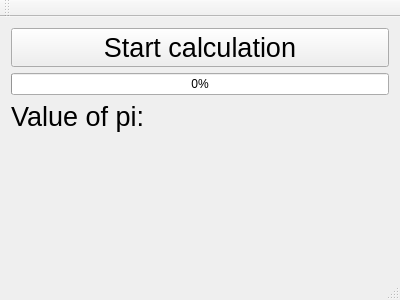
<?xml version="1.0" encoding="UTF-8"?>
<ui version="4.0">
 <class>MainWindow</class>
 <widget class="QMainWindow" name="MainWindow">
  <property name="geometry">
   <rect>
    <x>0</x>
    <y>0</y>
    <width>400</width>
    <height>300</height>
   </rect>
  </property>
  <property name="windowTitle">
   <string>MainWindow</string>
  </property>
  <widget class="QWidget" name="centralWidget">
   <layout class="QVBoxLayout" name="verticalLayout">
    <item>
     <widget class="QPushButton" name="pushButton">
      <property name="font">
       <font>
        <pointsize>20</pointsize>
       </font>
      </property>
      <property name="text">
       <string>Start calculation</string>
      </property>
     </widget>
    </item>
    <item>
     <widget class="QProgressBar" name="progressBar">
      <property name="value">
       <number>0</number>
      </property>
     </widget>
    </item>
    <item>
     <widget class="QLabel" name="label">
      <property name="font">
       <font>
        <pointsize>20</pointsize>
       </font>
      </property>
      <property name="text">
       <string>Value of pi: </string>
      </property>
     </widget>
    </item>
    <item>
     <spacer name="verticalSpacer">
      <property name="orientation">
       <enum>Qt::Vertical</enum>
      </property>
      <property name="sizeHint" stdset="0">
       <size>
        <width>20</width>
        <height>117</height>
       </size>
      </property>
     </spacer>
    </item>
   </layout>
  </widget>
  <widget class="QMenuBar" name="menuBar">
   <property name="geometry">
    <rect>
     <x>0</x>
     <y>0</y>
     <width>400</width>
     <height>22</height>
    </rect>
   </property>
  </widget>
  <widget class="QToolBar" name="mainToolBar">
   <attribute name="toolBarArea">
    <enum>TopToolBarArea</enum>
   </attribute>
   <attribute name="toolBarBreak">
    <bool>false</bool>
   </attribute>
  </widget>
  <widget class="QStatusBar" name="statusBar"/>
 </widget>
 <layoutdefault spacing="6" margin="11"/>
 <resources/>
 <connections/>
</ui>
